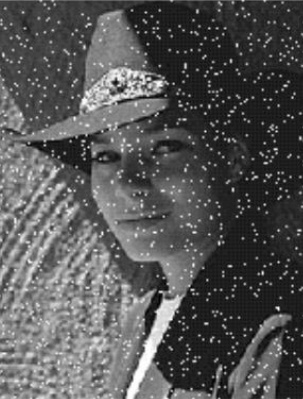
#> input picture image/anh_nhieu.png, 303 x 399 px
$ jupyter execute lab4_new.ipynb
#> lines starting #> are read from the running program, lines starting #| are printed output that depends on the picture
[cell 1]
import cv2
import numpy as np
import matplotlib.pyplot as plt

[cell 2]
img = cv2.imread('./image/anh_nhieu.png', 0)
#> img is the input picture: shape (399, 303); min 1, max 255, mean 85.3
plt.imshow(img)
plt.show()

Trung bình số học

[cell 3]
filter = np.array([(1, 1, 1, 1, 1), (1, 1, 1, 1, 1), (1, 1, 1, 1, 1), (1, 1, 1, 1, 1), (1, 1, 1, 1, 1)]) * (1/25)
row = img.shape[0] + filter.shape[0] - 1
#> row = 403
col = img.shape[1] + filter.shape[1] - 1
#> col = 307
img_1 = np.zeros((row, col))
for i in range(img.shape[0]):
    for j in range(img.shape[1]):
        img_1[i + int((filter.shape[0] - 1) // 2), j + int((filter.shape[1] - 1) // 2)] = img[i, j]
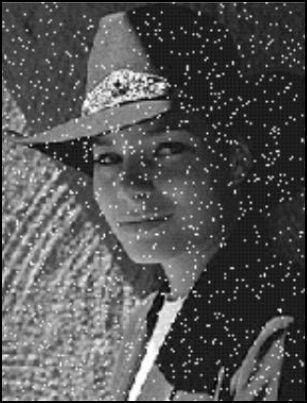
#> img_1: shape (403, 307) float64; min 0, max 255, mean 83.4
img_1

[cell 4]
img_1_res = np.array(img)
for i in range(img.shape[0]):
    for j in range(img.shape[1]):
        temp = img_1[i:i+filter.shape[0], j:j+filter.shape[1]]
        res = np.sum(temp * filter)
        img_1_res[i, j] = res
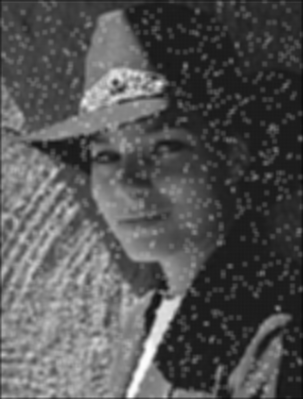
#> img_1_res: shape (399, 303); min 13, max 253, mean 84.2
plt.imshow(img_1_res)
plt.show()

Trung bình hình học

[cell 5]
img_2_res = np.array(img)
for i in range(img.shape[0]):
    for j in range(img.shape[1]):
        temp = img_1[i:i+filter.shape[0], j:j+filter.shape[1]]
        res = np.prod(temp ** filter)
        img_2_res[i, j] = res
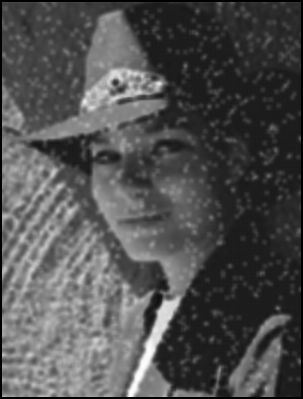
#> img_2_res: shape (399, 303); min 0, max 253, mean 80.2
plt.imshow(img_2_res)
plt.show()

Trung bình Harmonic

[cell 6]
img_3_res = np.array(img)
for i in range(img.shape[0]):
    for j in range(img.shape[1]):
        temp = img_1[i:i+filter.shape[0], j:j+filter.shape[1]]
        res = (filter.shape[0] * filter.shape[1]) // np.sum(np.reciprocal(temp))
        img_3_res[i, j] = res
plt.imshow(img_3_res)
plt.show()

Trung bình Contraharmonic

[cell 7]
Q = -0.5
img_4_res = np.array(img)
for i in range(img.shape[0]):
    for j in range(img.shape[1]):
        temp = img_1[i:i+filter.shape[0], j:j+filter.shape[1]]
        res = (np.sum(temp ** (Q + 1))) // (np.sum(temp ** Q))
        img_4_res[i, j] = res
plt.imshow(img_4_res)
plt.show()

Lọc trung vị

[cell 8]
img_5_res = np.array(img)
for i in range(img.shape[0]):
    for j in range(img.shape[1]):
        temp = img_1[i:i+filter.shape[0], j:j+filter.shape[1]]
        res = np.median(temp)
        img_5_res[i, j] = res
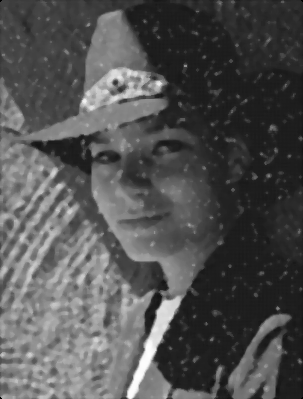
#> img_5_res: shape (399, 303); min 0, max 254, mean 81.9
plt.imshow(img_5_res)
plt.show()

Lọc Max, Min

[cell 9]
img_6_res = np.array(img)
for i in range(img.shape[0]):
    for j in range(img.shape[1]):
        temp = img_1[i:i+filter.shape[0], j:j+filter.shape[1]]
        res = np.amax(temp)
        img_6_res[i, j] = res
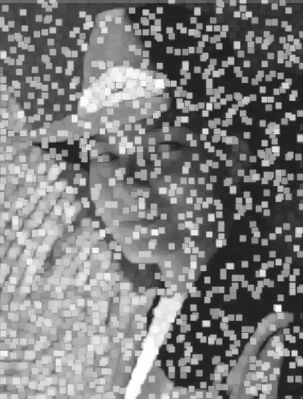
#> img_6_res: shape (399, 303); min 27, max 255, mean 126
plt.imshow(img_6_res)
plt.show()

[cell 10]
img_7_res = np.array(img)
for i in range(img.shape[0]):
    for j in range(img.shape[1]):
        temp = img_1[i:i+filter.shape[0], j:j+filter.shape[1]]
        res = np.amin(temp)
        img_7_res[i, j] = res
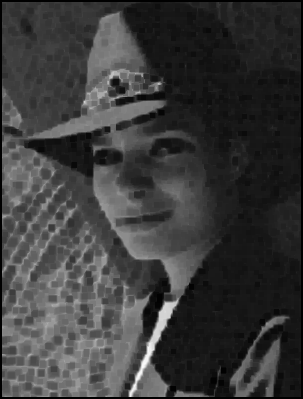
#> img_7_res: shape (399, 303); min 0, max 251, mean 59.2
plt.imshow(img_7_res)
plt.show()

 Lọc Midpoint

[cell 11]
img_8_res = np.array(img)
for i in range(img.shape[0]):
    for j in range(img.shape[1]):
        temp = img_1[i:i+filter.shape[0], j:j+filter.shape[1]]
        res = np.amax(temp * (1/2)) + np.amin(temp * (1/2))
        img_8_res[i, j] = res
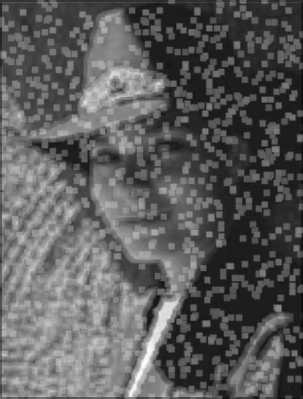
#> img_8_res: shape (399, 303); min 13, max 253, mean 92.4
plt.imshow(img_8_res)
plt.show()

 Lọc cắt Alpha

[cell 12]
img_9_res = np.array(img)
d = 2
for i in range(img.shape[0]):
    for j in range(img.shape[1]):
        temp = img_1[i:i+filter.shape[0], j:j+filter.shape[1]].copy()
        # max
        indices = temp.argpartition(temp.size - (d//2), axis = None)[-(d//2):]
        x, y = np.unravel_index(indices, temp.shape)
        temp[x, y] = 0

        # min
        indices = temp.argpartition(temp.size - (d//2), axis = None)[:(d//2)]
        x, y = np.unravel_index(indices, temp.shape)
        temp[x, y] = 0

        res = np.sum(temp * filter)
        img_9_res[i, j] = res
plt.imshow(img_9_res)
plt.show()
